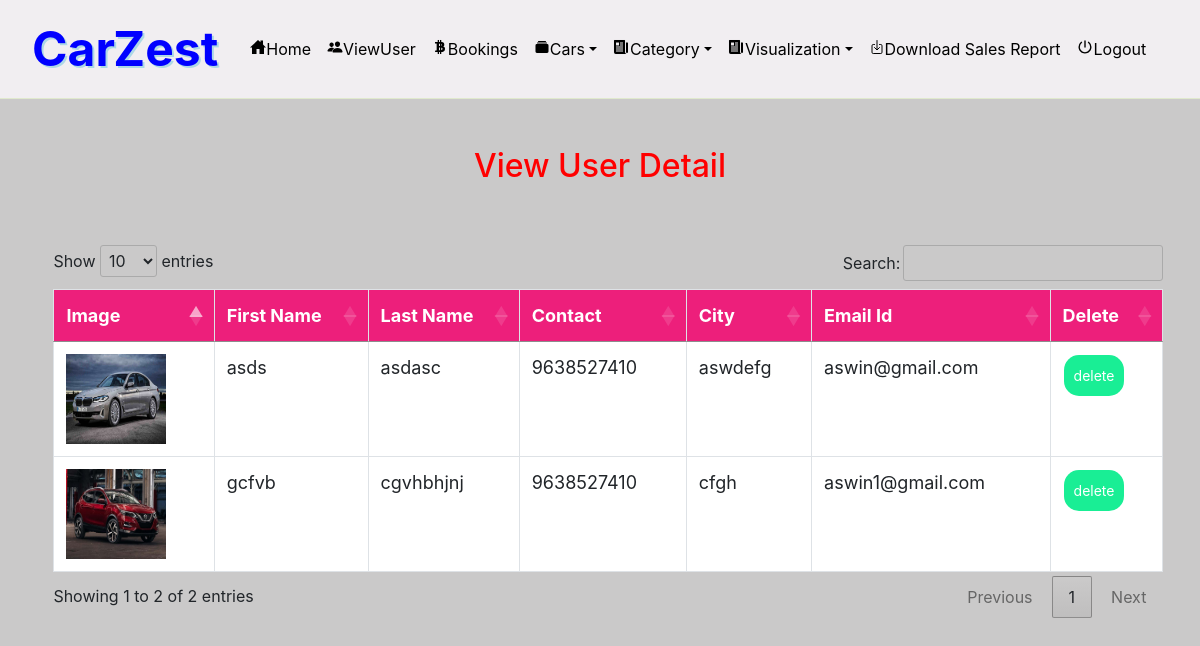
/view_user (signed in), run on the app's committed database.
### grocery/models.py (models this page shows, shortened)
class Profile(models.Model):
    user = models.ForeignKey(User, on_delete=models.CASCADE, null=True)
    dob = models.DateField(null=True)
    city = models.CharField(max_length=30, null=True)
    address = models.CharField(max_length=50, null=True)
    contact = models.CharField(max_length=10, null=True)
    image = models.FileField(null=True)

### grocery/views.py (the view)
# urls.py: path('view_user',View_user,name="view_user"),
def View_user(request):
    if not request.user.is_authenticated:
        return redirect('login_admin')
    pro = Profile.objects.all()
    d = {'user': pro}
    return render(request, 'view_user.html', d)

### grocery/templates/view_user.html (shortened to what this page needs)
{% extends 'navigation.html' %}
{% load static %}
{% block body %}
<center><h2 style="color:red;margin-top:4%">View User Detail</h2></center>
<div  class="container-fluid">
    <center>
    <div class="container">
        <table class="table table-bordered" id="myTable">
  <thead>
  <tr>
    <th>Image</th>
    <th>First Name</th>
    <th>Last Name</th>
      <th>Contact</th>
      <th>City</th>
    <th>Email Id</th>
    <th>Delete</th>
  </tr>
  </thead>
   <tbody>
    {% for i in user %}
  <tr>
    <td><img src="{{i.image.url}}" style="width:100px;height:90px"></td>
    <td>{{i.user.first_name}}</td>
    <td>{{i.user.last_name}}</td>
      <td>{{i.contact}}</td>
      <td>{{i.city}}</td>
      <td>{{i.user.email}}</td>
    <td><a href="{% url 'delete_user' i.user.id %}" onclick="return confirm('Are you sure?')"><button class="button button1">delete</button></a></td>
  </tr>
    {% endfor %}
    </tbody>
</table>
 </div></center>
</div>
{% endblock %}

### grocery/templates/navigation.html (style rules this page uses)
* { box-sizing: border-box; }
#myTable { border-collapse: collapse; width: 100%; border: 1px solid #ddd; font-size: 18px; }
#myTable th { text-align: left; padding: 12px; background-color: rgb(237, 31, 123); color: white; }
#myTable td { text-align: left; padding: 12px; background-color: white; }
#myTable tr { border-bottom: 1px solid #ddd; }
.button { background-color: rgb(25, 238, 149); border: none; color: white; padding: 10px; text-align: center; text-decoration: none; display: inline-block; font-size: 14px; margin: 1px 1px; cursor: pointer; }
.button1 { border-radius: 15px; }

### grocery/templates/view_user.html (style rules this page uses)
.container { border-radius:6px; margin:2%; }
.container-fluid { margin-top:5%; }

### data on the page
Profile: image (picture), user.first_name "asds", user.last_name "asdasc", contact "9638527410", city "aswdefg", user.email "aswin@gmail.com"
Profile: image (picture), user.first_name "gcfvb", user.last_name "cgvhbhjnj", contact "9638527410", city "cfgh", user.email "aswin1@gmail.com"
